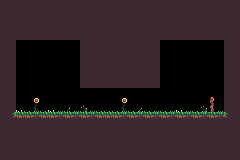

This is a level from a 2D game, rendered from its Tiled map with the project's own tilesets. A one-line summary and the complete map file follow:
An orthogonal 30x20 tile map with 8x8 px tiles, 2 tile layers (Background, World) and 4 objects (2x Enemy Stop, Player Start, Slime Spawn).

<map version="1.5" tiledversion="1.7.0" orientation="orthogonal" renderorder="right-down" width="30" height="20" tilewidth="8" tileheight="8" infinite="0" nextlayerid="4" nextobjectid="5">
 <editorsettings>
  <export target="1-3.json" format="json" />
 </editorsettings>
 <tileset firstgid="1" source="tilemap.tsx" />
 <layer id="2" name="Background" width="30" height="20">
  <data encoding="csv">
0,0,0,0,0,0,0,0,0,0,0,0,0,0,0,0,0,0,0,0,0,0,0,0,0,0,0,0,0,0,
0,0,0,0,0,0,0,0,0,0,0,0,0,0,0,0,0,0,0,0,0,0,0,0,0,0,0,0,0,0,
0,0,0,0,0,0,0,0,0,0,0,0,0,0,0,0,0,0,0,0,0,0,0,0,0,0,0,0,0,0,
0,0,0,0,0,0,0,0,0,0,0,0,0,0,0,0,0,0,0,0,0,0,0,0,0,0,0,0,0,0,
0,0,0,0,0,0,0,0,0,0,0,0,0,0,0,0,0,0,0,0,0,0,0,0,0,0,0,0,0,0,
0,0,0,0,0,0,0,0,0,0,0,0,0,0,0,0,0,0,0,0,0,0,0,0,0,0,0,0,0,0,
0,0,0,0,0,0,0,0,0,0,0,0,0,0,0,0,0,0,0,0,0,0,0,0,0,0,0,0,0,0,
0,0,0,0,0,0,0,0,0,0,0,0,0,0,0,0,0,0,0,0,0,0,0,0,0,0,0,0,0,0,
0,0,0,0,0,0,0,0,0,0,0,0,0,0,0,0,0,0,0,0,0,0,0,0,0,0,0,0,0,0,
0,0,0,0,0,0,0,0,0,0,0,0,0,0,0,0,0,0,0,0,0,0,0,0,0,0,0,0,0,0,
0,0,0,0,0,0,0,0,0,0,0,0,0,0,0,0,0,0,0,0,0,0,0,0,0,0,0,0,0,0,
0,0,0,0,0,0,0,0,0,0,0,0,0,0,0,0,0,0,0,0,0,0,0,0,0,0,0,0,0,0,
0,0,0,0,118,0,0,0,0,0,0,0,0,0,0,118,0,0,0,0,0,0,0,0,0,0,0,0,0,0,
0,0,92,0,146,0,92,0,114,0,87,0,0,0,0,146,0,114,0,0,0,0,92,0,0,87,0,0,0,0,
0,0,0,0,0,0,0,0,0,0,0,0,0,0,0,0,0,0,0,0,0,0,0,0,0,0,0,0,0,0,
0,0,0,0,0,0,0,0,0,0,0,0,0,0,0,0,0,0,0,0,0,0,0,0,0,0,0,0,0,0,
0,0,0,0,0,0,0,0,0,0,0,0,0,0,0,0,0,0,0,0,0,0,0,0,0,0,0,0,0,0,
0,0,0,0,0,0,0,0,0,0,0,0,0,0,0,0,0,0,0,0,0,0,0,0,0,0,0,0,0,0,
0,0,0,0,0,0,0,0,0,0,0,0,0,0,0,0,0,0,0,0,0,0,0,0,0,0,0,0,0,0,
0,0,0,0,0,0,0,0,0,0,0,0,0,0,0,0,0,0,0,0,0,0,0,0,0,0,0,0,0,0
</data>
 </layer>
 <layer id="1" name="World" width="30" height="20">
  <data encoding="csv">
229,229,229,229,229,229,229,229,229,229,229,229,229,229,229,229,229,229,229,229,229,229,229,229,229,229,229,229,229,229,
229,229,229,229,229,229,229,229,229,229,229,229,229,229,229,229,229,229,229,229,229,229,229,229,229,229,229,229,229,229,
229,229,229,229,229,229,229,229,229,229,229,229,229,229,229,229,229,229,229,229,229,229,229,229,229,229,229,229,229,229,
229,229,229,229,229,229,229,229,229,229,229,229,229,229,229,229,229,229,229,229,229,229,229,229,229,229,229,229,229,229,
229,229,229,229,229,229,229,229,229,229,229,229,229,229,229,229,229,229,229,229,229,229,229,229,229,229,229,229,229,229,
229,229,0,0,0,0,0,0,0,0,229,229,229,229,229,229,229,229,229,229,0,0,0,0,0,0,0,0,229,229,
229,229,0,0,0,0,0,0,0,0,229,229,229,229,229,229,229,229,229,229,0,0,0,0,0,0,0,0,229,229,
229,229,0,0,0,0,0,0,0,0,229,229,229,229,229,229,229,229,229,229,0,0,0,0,0,0,0,0,229,229,
229,229,0,0,0,0,0,0,0,0,229,229,229,229,229,229,229,229,229,229,0,0,0,0,0,0,0,0,229,229,
229,229,0,0,0,0,0,0,0,0,229,229,229,229,229,229,229,229,229,229,0,0,0,0,0,0,0,0,229,229,
229,229,0,0,0,0,0,0,0,0,229,229,229,229,229,229,229,229,229,229,0,0,0,0,0,0,0,0,229,229,
229,229,0,0,0,0,0,0,0,0,0,0,0,0,0,0,0,0,0,0,0,0,0,0,0,0,0,0,229,229,
229,229,0,0,0,0,0,0,0,0,0,0,0,0,0,0,0,0,0,0,0,0,0,0,0,0,224,0,229,229,
229,229,174,172,173,174,172,173,174,175,172,173,174,172,172,173,172,173,172,173,174,175,172,173,174,175,252,173,229,229,
229,310,202,200,201,202,200,201,202,203,200,201,202,200,200,201,200,201,200,201,202,203,200,201,202,203,200,201,356,229,
229,229,229,229,229,229,229,229,229,229,229,229,229,229,229,229,229,229,229,229,229,229,229,229,229,229,229,229,229,229,
229,229,229,229,229,229,229,229,229,229,229,229,229,229,229,229,229,229,229,229,229,229,229,229,229,229,229,229,229,229,
229,229,229,229,229,229,229,229,229,229,229,229,229,229,229,229,229,229,229,229,229,229,229,229,229,229,229,229,229,229,
229,229,229,229,229,229,229,229,229,229,229,229,229,229,229,229,229,229,229,229,229,229,229,229,229,229,229,229,229,229,
229,229,229,229,229,229,229,229,229,229,229,229,229,229,229,229,229,229,229,229,229,229,229,229,229,229,229,229,229,229
</data>
 </layer>
 <objectgroup id="3" name="Point locations">
  <object id="1" type="Player Start" x="40" y="104">
   <point />
  </object>
  <object id="2" type="Slime Spawn" x="120" y="104">
   <point />
  </object>
  <object id="3" type="Enemy Stop" x="112" y="104">
   <point />
  </object>
  <object id="4" type="Enemy Stop" x="128" y="104">
   <point />
  </object>
 </objectgroup>
</map>
